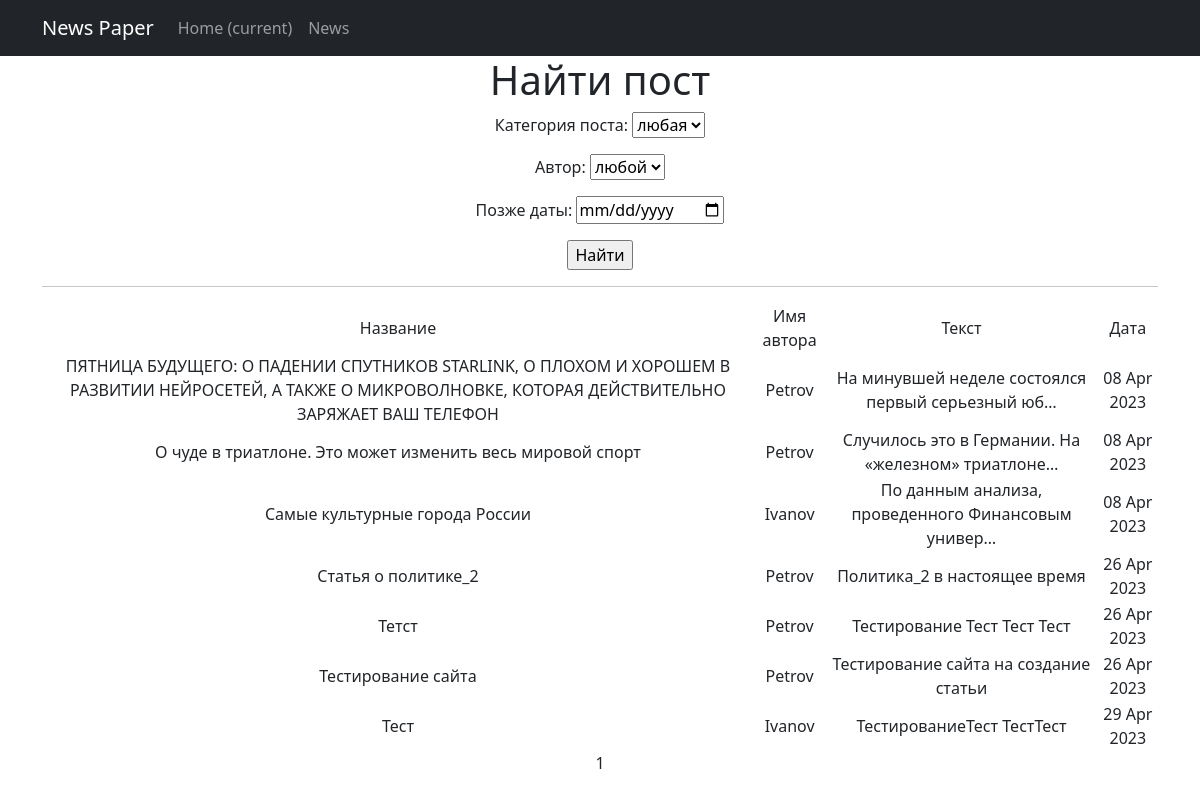
The page /news/search/ on the database as committed earlier.
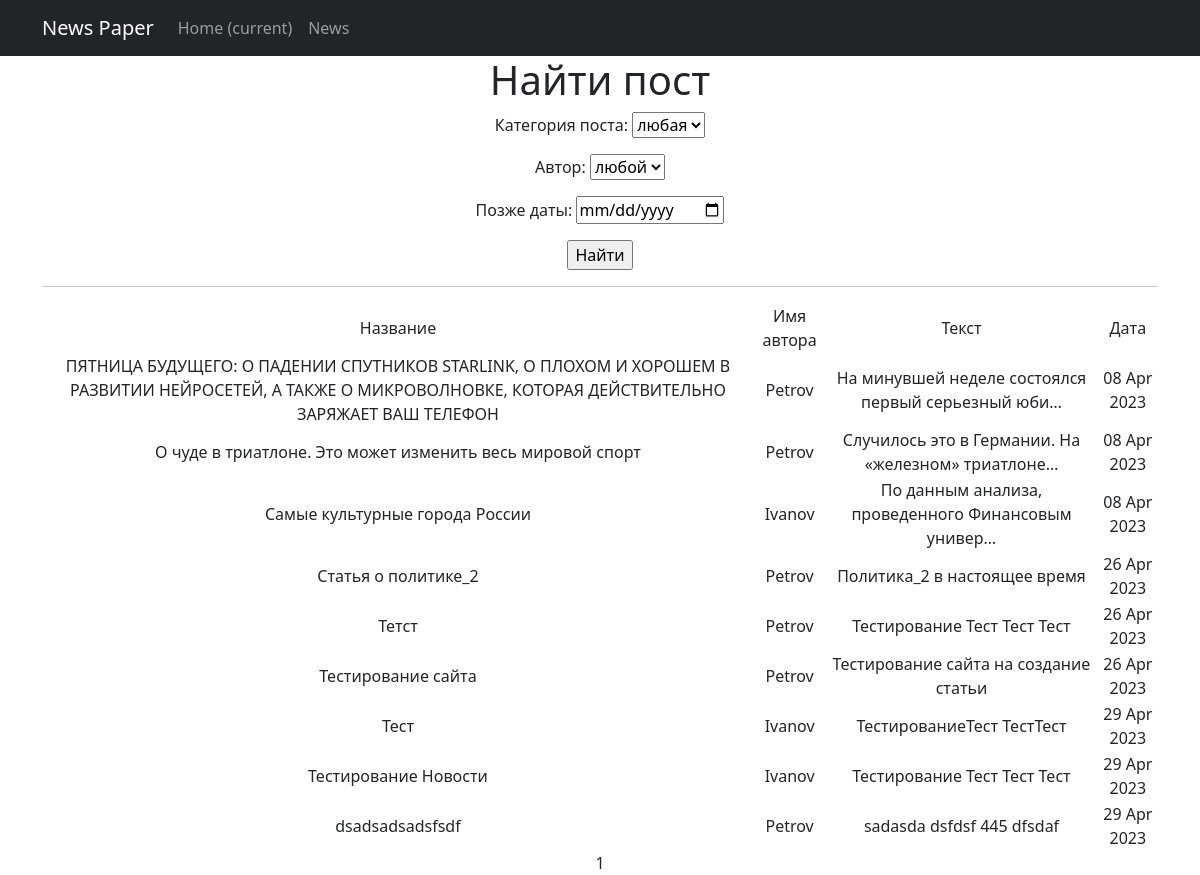
The same page on the database as committed later.
### news/models.py (models this page shows, shortened)
class Post(models.Model):
    author = models.ForeignKey(Author, on_delete=models.CASCADE)
    article_news = models.CharField(max_length=2, choices=SELECTION, default=news)
    date_in = models.DateTimeField(auto_now_add=True)
    title = models.CharField(max_length=255)
    text = models.TextField()
    rating_news = models.IntegerField(default=0)
    category = models.ManyToManyField(Category, through='PostCategory')

class Author(models.Model):
    author = models.OneToOneField(User, on_delete=models.CASCADE)
    rating = models.IntegerField(default=0)
    def __str__(self):
        return f'{self.author.username}'

### news/views.py (the view)
# urls.py: path('search/', PostSearch.as_view(), name='search'),
class PostSearch(ListView):
    model = Post
    ordering = 'date_in'
    template_name = 'search.html'
    context_object_name = 'search'
    paginate_by = 10
    def get_queryset(self):
        queryset = super().get_queryset()
        self.filterset = PostFilter(self.request.GET, queryset=queryset)
        return self.filterset.qs
    def get_context_data(self, **kwargs):
        context = super().get_context_data(**kwargs)
        context['filterset'] = self.filterset
        return context

### news/models.py (called while the page is built)
    def __str__(self):
        return self.topic.title()

### news/templatetags/custom_filters.py (called while the page is built)
@register.filter()
def censor(word):
    if isinstance(word, str):
        for i in word.split():
            if i.capitalize() in cens:
                word = word.replace(i, i[0] + '*' * len(i))
    else:
        raise ValueError('custom_filters -> censor -> A string is expected, but a different data type has been entered')
    return word

### templates/search.html (shortened to what this page needs)
{% extends 'flatpages/default.html' %}
{% load custom_filters %}
{% load custom_tags %}
{% block content %}
    <h1>Найти пост</h1>
    <form action="" method="get">
        {{ filterset.form.as_p }}
        <input type="submit" value="Найти" />
    </form>
    <hr>
    {% if search %}
        <table>
            <tr>
                <td>Название</td>
                <td>Имя автора</td>
                <td>Текст</td>
                <td>Дата</td>
            </tr>
            {% for post in search %}
            <tr>
                <td>{{ post.title|censor }}</td>
                <td>{{ post.author}}</td>
                <td>{{ post.text|truncatechars:50|censor }}</td>
                <td>{{ post.date_in|date:'d M Y' }}</td>
            </tr>
            {% endfor %}
        </table>
    {% else %}
        <h2>Новостей нет!</h2>
    {% endif %}
    {{ page_obj.number }}
{% endblock content %}

Rows that differ between the two databases and show on the page:
changed Post: text|censor "На минувшей неделе состоялся первый серьезный юб…" → "На минувшей неделе состоялся первый серьезный юби…"
added Post: title|censor "Тестирование Новости", author "Ivanov", text|censor "Тестирование Тест Тест Тест", date_in "29 Apr 2023"
added Post: title|censor "dsadsadsadsfsdf", author "Petrov", text|censor "sadasda dsfdsf 445 dfsdaf", date_in "29 Apr 2023"
